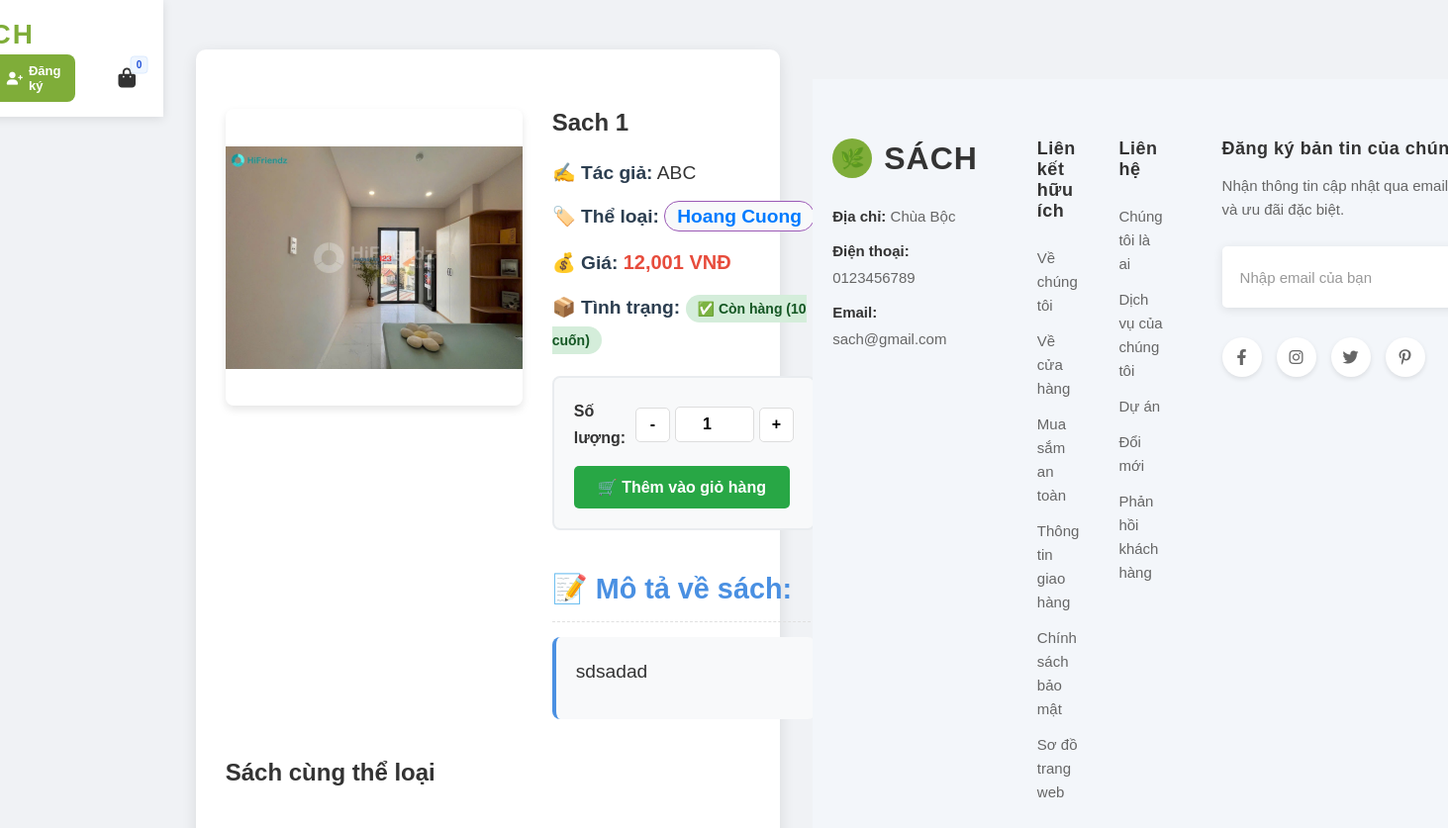
Page /sach-1/ on the earlier database version.
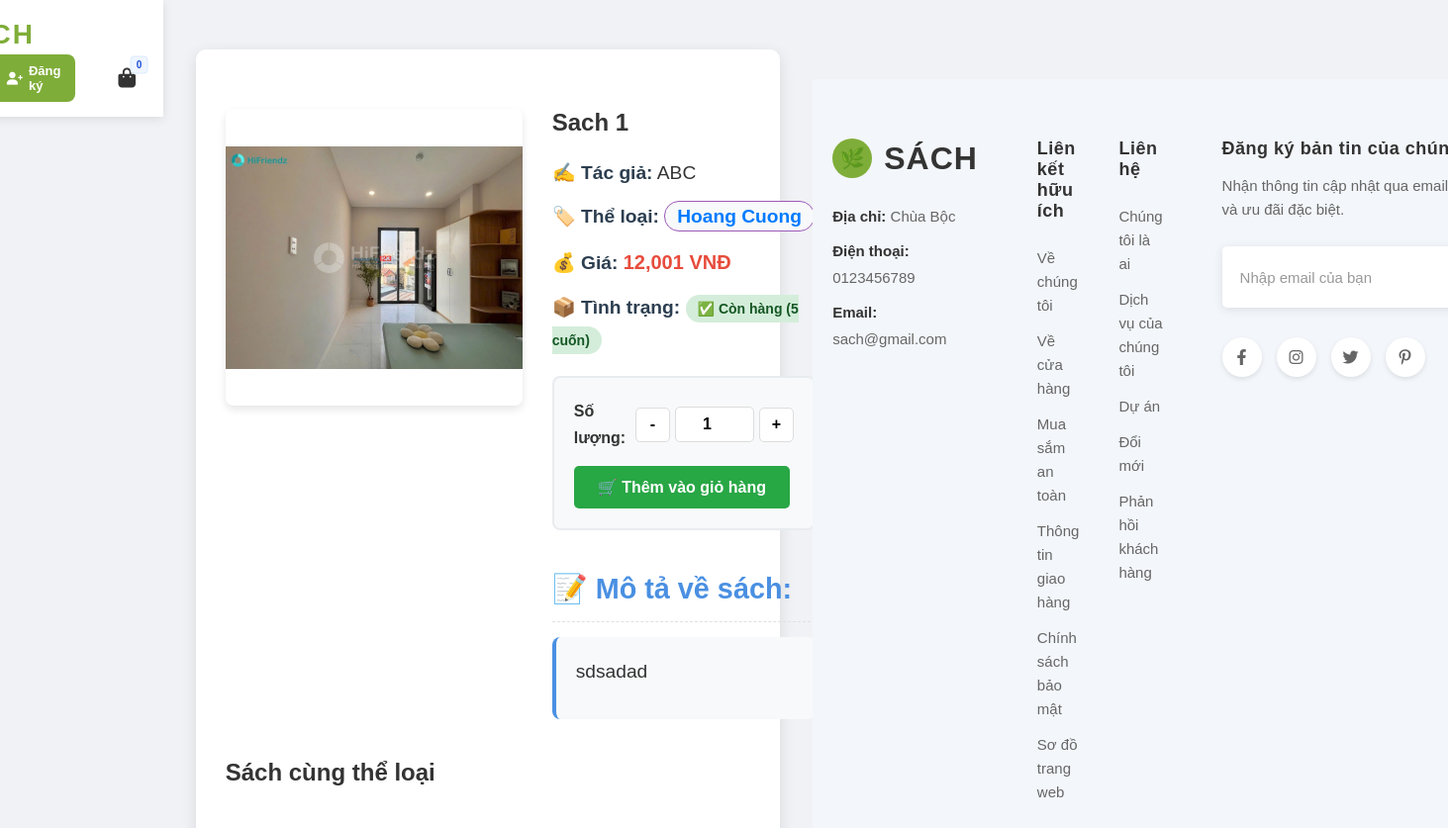
Same page on the later database version.
### apps/books/models.py (models this page shows, shortened)
class Book(models.Model):
    title = models.CharField(max_length=200, verbose_name="Tên Sách")
    author = models.CharField(max_length=100, verbose_name="Tác Giả")
    slug = models.SlugField(unique=True, max_length=200, blank=True, null=True)
    description = models.TextField(verbose_name="Mô Tả")
    price = models.DecimalField(max_digits=10, decimal_places=3, verbose_name="Giá")
    stock = models.IntegerField(verbose_name="Số Lượng Tồn Kho")
    image = models.ImageField(upload_to='books/', blank=True, null=True, verbose_name="Hình Ảnh")
    category = models.ForeignKey(Category, on_delete=models.CASCADE, verbose_name="Thể Loại", null=True, blank=True)
    class Meta:
        verbose_name = "Sách"
        verbose_name_plural = "Sách"
        ordering = ['title']

class Category(models.Model):
    name = models.CharField(max_length=100, verbose_name="Tên Danh Mục")
    description = models.TextField(blank=True, null=True, verbose_name="Mô Tả")
    slug = models.SlugField(unique=True, max_length=200, blank=True, null=True, verbose_name="Slug")
    created_at = models.DateTimeField(auto_now_add=True, verbose_name="Ngày Tạo")
    updated_at = models.DateTimeField(auto_now=True, verbose_name="Ngày Cập Nhật")
    is_active = models.BooleanField(default=True, verbose_name="Kích Hoạt")
    class Meta:
        verbose_name = "Danh Mục"
        verbose_name_plural = "Danh Mục"
        ordering = ['name']
    def get_books_count(self):
        return self.book_set.count()
    get_books_count.short_description = 'Số Sách'

### apps/books/views.py (the view)
# urls.py: path('<slug:slug>/', views.book_detail_view, name='detail'), # /books/ten-sach/ - Chi tiết sách
def book_detail_view(request, slug):
    book = get_object_or_404(Book, slug=slug)
    related_books = []
    if book.category:
        related_books = Book.objects.filter(
            category=book.category
        ).exclude(slug=slug)[:6]  # Lấy tối đa 6 sách liên quan
    context = {
        'book': book,
        'related_books': related_books,
        'page_title': book.title,
    }
    return render(request, 'books/book_detail.html', context)

### apps/cart/context_processors.py (called while the page is built)
def cart_context(request):
    cart = request.session.get('cart', {})
    cart_count = sum(cart.values())
    return {
        'cart_count': cart_count,
        'cart_items_exist': cart_count > 0
    }

### apps/books/templates/books/book_detail.html (shortened to what this page needs)
{% extends 'base.html' %}
{% load static %}
{% block content %}
<link rel="stylesheet" href="{% static 'css/book_detail.css' %}">
<link rel="stylesheet" type="text/css" href="https://cdn.jsdelivr.net/npm/slick-carousel@1.8.1/slick/slick.css"/>
<link rel="stylesheet" type="text/css" href="https://cdn.jsdelivr.net/npm/slick-carousel@1.8.1/slick/slick-theme.css"/>
<link rel="stylesheet" href="https://cdnjs.cloudflare.com/ajax/libs/font-awesome/6.0.0/css/all.min.css"/>
    <div class="container detail-page">
<div style="width: 100%;">
    <div class="book-detail-content">
        {% if book.image %}
            <div class="book-image">
                <img  src="{{ book.image.url }}" alt="{{ book.title }}">
            </div>
        {% else %}
            <div class="book-image">
                <img  src="{% static 'books/placeholder.png' %}" alt="No Image">
            </div>
        {% endif %}
        <div class="book-info">
            <h2>{{ book.title }}</h2>
            <p><strong>✍️ Tác giả:</strong> {{ book.author }}</p>
            {% if book.category %}
                <p><strong>🏷️ Thể loại:</strong>
                    <a href="{% url 'books:list' %}?category={{ book.category.slug }}" class="category-link">
                        {{ book.category.name }}
                    </a>
                </p>
            {% endif %}
            <p><strong>💰 Giá:</strong> <span class="price-highlight">{{ book.price|floatformat:3 }} VNĐ</span></p>
            <p><strong>📦 Tình trạng:</strong>
                {% if book.stock > 0 %}
                    <span class="stock-status in-stock">✅ Còn hàng ({{ book.stock }} cuốn)</span>
                {% else %}
                    <span class="stock-status out-of-stock">❌ Hết hàng</span>
                {% endif %}
            </p>
            <div class="add-to-cart-section">
                {% if book.stock > 0 %}
                    <form method="post" action="{% url 'cart:add' book_id=book.id %}" class="add-to-cart-form">
                        <div class="quantity-selector">
                            <label for="quantity">Số lượng:</label>
                            <div class="quantity-controls">
                                <button type="button" class="qty-btn qty-minus">-</button>
                                <input type="number"
                                       id="quantity"
                                       name="quantity"
                                       value="1"
                                       min="1"
                                       max="{{ book.stock }}"
                                       class="quantity-input">
                                <button type="button" class="qty-btn qty-plus">+</button>
                            </div>
                        </div>
                        <button type="submit" class="btn-add-to-cart-detail">
                            🛒 Thêm vào giỏ hàng
                        </button>
                    </form>
                {% endif %}
            </div>
            <h3>📝 Mô tả về sách:</h3>
            <div class="book-description">
                {{ book.description|linebreaks }}
            </div>
        </div>
    </div>
    <h2>Sách cùng thể loại</h2>
</div>
    </div>
{% endblock %}

Differences in the rows shown:
changed Book "Sach 1": stock "10" → "5"
